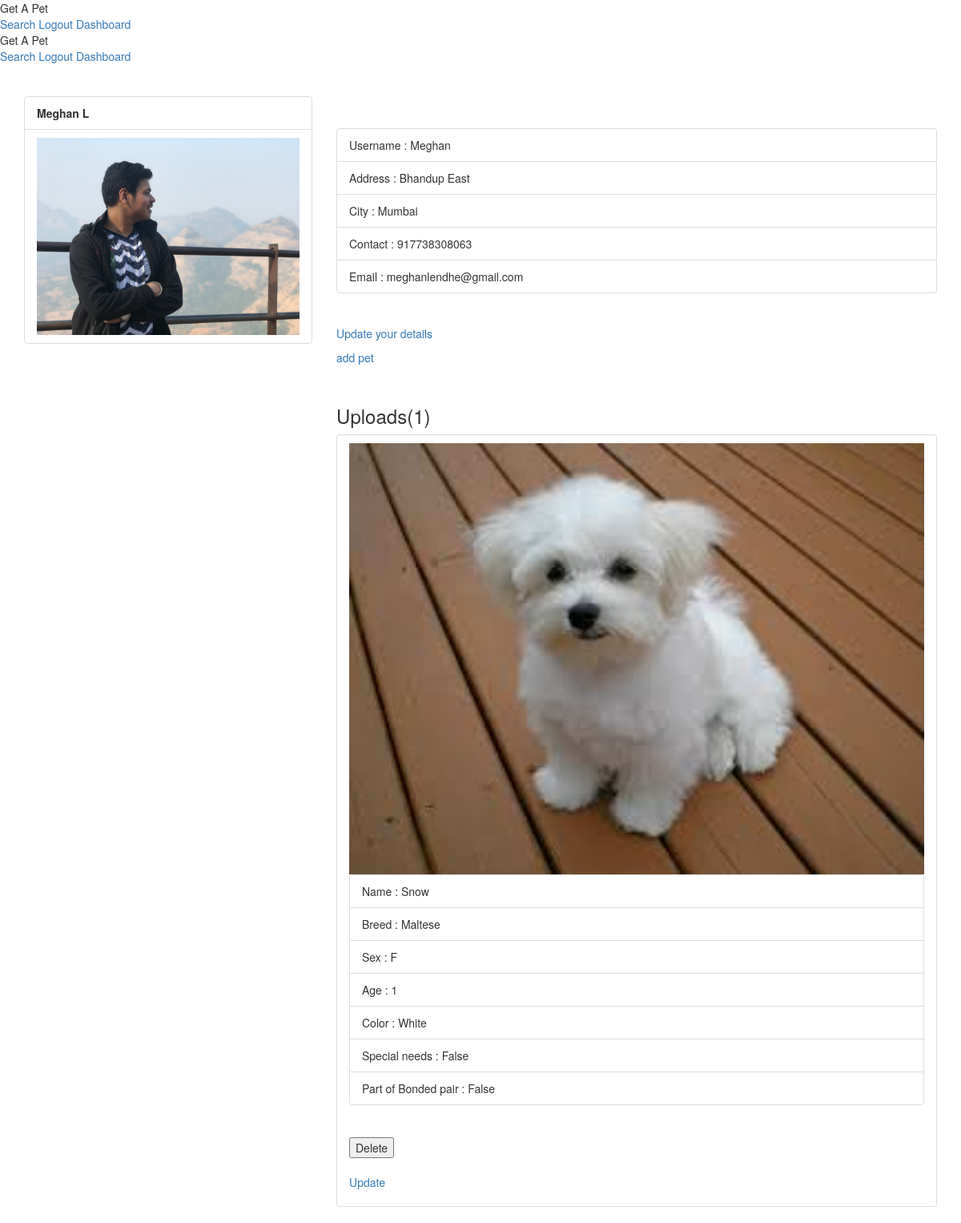
Page /users/dashboard/ (signed in) on the committed database.
### users/models.py (models this page shows, shortened)
class CustomUser(AbstractUser):
    name = models.CharField(max_length=150)
    picture = models.FileField(null=True)
    address = models.CharField(max_length=100)
    city = models.CharField(max_length=50, choices=CITY_CHOICES)
    phone_regex = RegexValidator(regex=r'^\+?1?\d{10,15}$', message="Phone number must be entered in the format: '+999999999'. Up to 15 digits allowed.")
    contact = models.CharField(validators=[phone_regex], max_length=17, blank=True)

class Pet(models.Model):
    photo = models.FileField(null=True)
    name = models.CharField(max_length=50)
    uid = models.ForeignKey(settings.AUTH_USER_MODEL, on_delete=models.CASCADE, null=True)
    breed = models.CharField(max_length=50, choices=BREED_CHOICES)
    sex = models.CharField(max_length=1, choices=SEX_CHOICES)
    age = models.PositiveIntegerField(default=0)
    color = models.CharField(max_length=50, choices=COLOR_CHOICES)
    needs = models.BooleanField(default=False)
    bonded = models.BooleanField(default=False)

### users/views.py (the view)
# urls.py: path('dashboard/', views.dashboard, name='dashboard'),
def dashboard(request):
    return render(request, 'home.html')

### templates/home.html (shortened to what this page needs)
{% extends 'base.html' %}
{% block content %}
<br>
<br>
<div class="container">
    <div class="row">
        {% if user.is_authenticated %}
        <div class="col-lg-4 text-justify">
            <ul class="list-group my-4" style="font-weight:bold">
                <li class="list-group-item bg-dark text-light">{{ user.name }}</li>
                <li class="list-group-item"><img src="{{ user.picture.url }}" height="100%" width="100%"
                                                 alt=""></li>
            </ul>
        </div>
        <div class="col-lg-8">
            <div class="card mt-4">
                <div class="card-body">
                    <ul class="list-group">
                        <li class="list-group-item">Username : {{ user.username }}</li>
                        <li class="list-group-item">Address : {{ user.address }}</li>
                        <li class="list-group-item">City : {{ user.city }}</li>
                        <li class="list-group-item">Contact : {{ user.contact }}</li>
                        <li class="list-group-item">Email : {{ user.email }}</li>
                    </ul>
                </div>
            </div>
            <br>
            <a class="mdl-button mdl-js-button mdl-button--raised mdl-js-ripple-effect mdl-button--accent"
               href="{% url 'updateprofile' pk=user.pk %}">Update your details</a></p>
            <p><a class="mdl-button mdl-js-button mdl-button--raised mdl-js-ripple-effect mdl-button--accent"
                  href="{% url 'newpet' %}">add pet</a></p>
            {% if user.pet_set.all %}
            <div class="card mt-4">
                <div class="card-body">
                    <h3 class="card-title">Uploads({{ user.pet_set.count }})</h3>
                    <ul class="list-group">
                        {% for pet in user.pet_set.all %}
                        <li class="list-group-item">
                            <img src="{{ pet.photo.url }}" height="100%" width="100%">
                            <ul class="list-group">
                                <li class="list-group-item">Name : {{pet.name}}</li>
                                <li class="list-group-item">Breed : {{pet.breed}}</li>
                                <li class="list-group-item">Sex : {{pet.sex}}</li>
                                <li class="list-group-item">Age : {{pet.age}}</li>
                                <li class="list-group-item">Color : {{pet.color}}</li>
                                <li class="list-group-item">Special needs : {{pet.needs}}</li>
                                <li class="list-group-item">Part of Bonded pair : {{pet.bonded}}</li>
                            </ul>
                            <br>
                            <form action="{% url 'delpet' pk=pet.pk %}" method="post">
                                <button class="mdl-button mdl-js-button mdl-button--raised mdl-js-ripple-effect mdl-button--accent"
                                        type="submit">Delete
                                </button>
                            </form>
                            <br>
                            <a class="mdl-button mdl-js-button mdl-button--raised mdl-js-ripple-effect mdl-button--accent"
                               href="{% url 'updatepet' pk=pet.pk %}">Update</a></p>
                        </li>
                        {% endfor %}
                    </ul>
                    {% else %}
                    No pets.
                    {% endif %}
                    {% else %}
                    <p><h3>You are not logged in</h3></p>
                    {% endif %}
                </div>
            </div>
        </div>
    </div>
</div>
{% endblock %}

### templates/base.html (shortened to what this page needs)
<!DOCTYPE html>
<html>
<head>
    {% block files %}
    {% load staticfiles %}
    <link rel="stylesheet" href="https://maxcdn.bootstrapcdn.com/bootstrap/3.3.7/css/bootstrap.min.css">
    <link rel="stylesheet" type="text/css" href="{% static 'final/styles.css' %}">
    <link rel="stylesheet" href="https://code.getmdl.io/1.3.0/material.indigo-pink.min.css">
    {% endblock %}
</head>
<body>
<div class="mdl-layout mdl-js-layout mdl-layout--fixed-header">
    <header class="mdl-layout__header">
        <div class="mdl-layout__header-row">
            <span class="mdl-layout-title">Get A Pet</span>
            <nav class="mdl-navigation mdl-layout--large-screen-only">
                <a class="mdl-navigation__link" href="{% url 'index' %}">Search</a>
                {% if user.is_authenticated %}
                <a class="mdl-navigation__link" href="{% url 'logout' %}">Logout</a>
                <a class="mdl-navigation__link" href="{% url 'dashboard' %}">Dashboard</a>
                {% else %}
                <a class="mdl-navigation__link" href="{% url 'login' %}">Login</a>
                <a class="mdl-navigation__link" href="{% url 'signup' %}">Signup</a>
                {% endif %}
            </nav>
        </div>
    </header>
    <div class="mdl-layout__drawer">
        <span class="mdl-layout-title">Get A Pet</span>
        <nav class="mdl-navigation">
            <a class="mdl-navigation__link" href="{% url 'index' %}">Search</a>
            {% if user.is_authenticated %}
            <a class="mdl-navigation__link" href="{% url 'logout' %}">Logout</a>
            <a class="mdl-navigation__link" href="{% url 'dashboard' %}">Dashboard</a>
            {% else %}
            <a class="mdl-navigation__link" href="{% url 'login' %}">Login</a>
            <a class="mdl-navigation__link" href="{% url 'signup' %}">Signup</a>
            {% endif %}
        </nav>
    </div>
    <main>
        {% block content %}
        {% endblock %}
    </main>
</div>
</body>
</html>

### rows in the picture
CustomUser: name "Meghan L", picture (picture), username "Meghan", address "Bhandup East", city "Mumbai", contact "917738308063", email "meghanlendhe@gmail.com", pet_set.count "1"
Pet: photo (picture), name "Snow", breed "Maltese", sex "F", age "1", color "White", needs "False", bonded "False"
